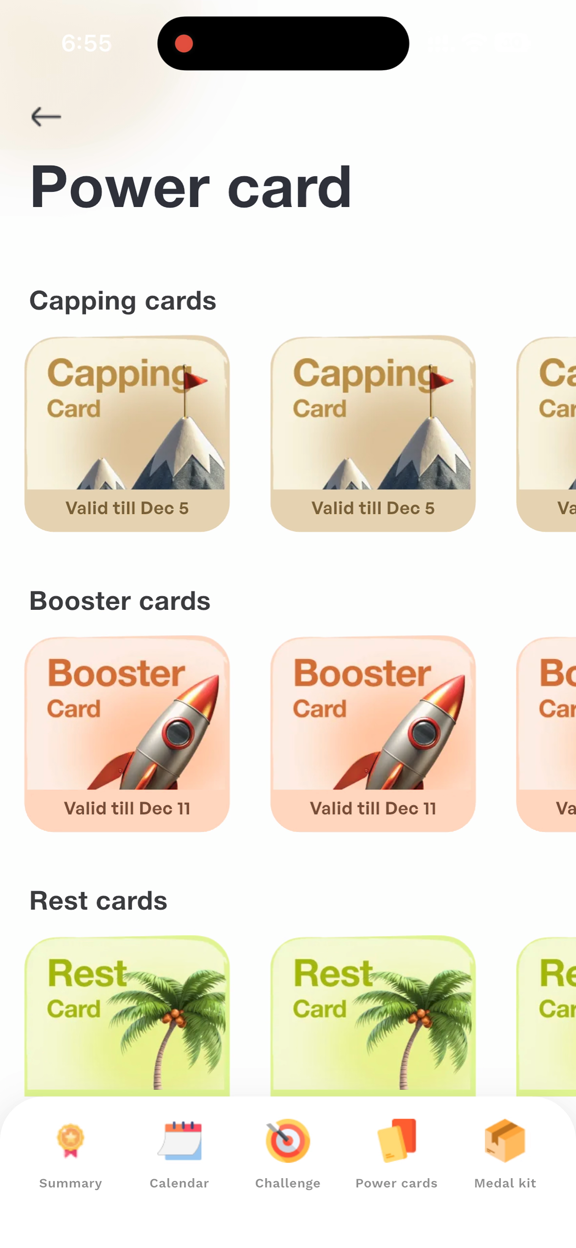
#> input picture work/HV-CappingCard/frames/f_002.png, 576 x 1248 px; its folder holds 4 pictures in this run
$ python prep-capping-card-screens.py
#> lines starting #> are read from the running program, lines starting #| are printed output that depends on the picture; after the words box and inside, x2 and y2 are one past the last pixel; in counts of white or black regions, pixels touching at a corner belong together
#!/usr/bin/env python3
"""Screens for HV-CappingCard (Video 5) from recording IMG_7406.

    python3 scripts/recording-frames.py work/HV-CappingCard/IMG_7406.MP4 work/HV-CappingCard
    python3 scripts/prep-capping-card-screens.py

Frames are already SDR (HDR tone-mapped by recording-frames.py), 576 x 1248. This recording has no floating
recorder tab, so the only cleanup is the Power card carousel: the third card of each row is cut off by the right
edge (design.md Don'ts), so that column is painted out with the page background.

  05  Power card (f_002, 0:03): Capping / Booster / Rest cards, third column painted out
  06  Capping Card screen, top (f_003, 0:07): 15,000 -> 25,000, deficit 58,541 -> 48,541 (same frame as
      Video 4's slide 11, public/screens/HV-BoosterCard/11.png)
  10  "Select your capping day" sheet (f_008, 0:25): 15,000 -> 25,000, upcoming 7 days, 25 Nov selected.
      Used as an S3 close-up of the bottom of the screen, so the dimmed page above the sheet stays out of view.
"""
import os
import numpy as np
from PIL import Image

ROOT = os.path.dirname(os.path.dirname(os.path.abspath(__file__)))
W = os.path.join(ROOT, "work/HV-CappingCard")
FR = os.path.join(W, "frames")


def load(name):
#> called with name = 'f_002'
    return np.array(Image.open(os.path.join(FR, name + ".png")).convert("RGB"))
#> returned value is the input picture: shape (1248, 576, 3); mean R, G, B 235.3, 229.4, 214.9


def save(a, n):
    Image.fromarray(a).save(os.path.join(W, n + ".png"))
    print(n, a.shape)


# 05 · Power card: paint out the half-visible third card in each row (x >= 505), from the Capping row
# down to the tab bar. The page there is flat off-white; copy it from the clean strip just left of the cut.
a = load("f_002")
# Fill row by row from the clean strip at x 488-500 (between the 2nd card and the cut), so the page's faint
# shading and the tab bar's soft shadow continue unbroken.
for y in range(300, 1098):
    a[y, 505:] = np.median(a[y, 488:501], axis=0).astype(np.uint8)
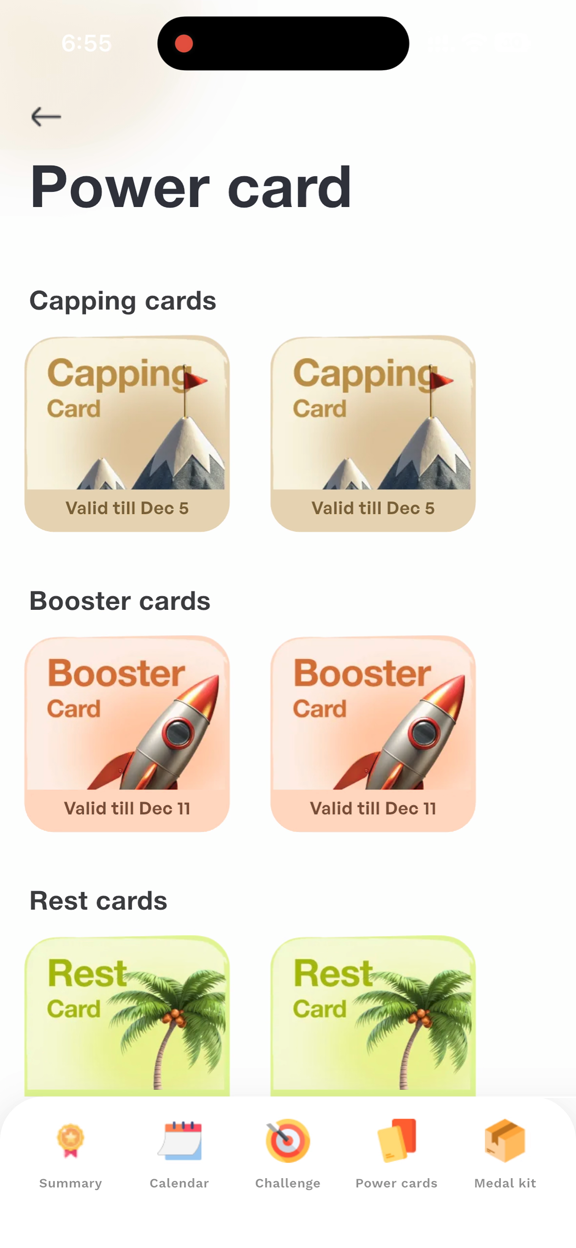
#> a: shape (1248, 576, 3); 4.68% of pixels changed, all inside (x1, y1, x2, y2) = (514, 335, 576, 1098)
# blend the seam over 8 px
for i, x in enumerate(range(497, 505)):
    t = (i + 1) / 9
    a[300:1098, x] = (a[300:1098, x] * (1 - t) + a[300:1098, 505] * t).astype(np.uint8)
#> a: shape (1248, 576, 3); under 0.01% of pixels changed, all inside (x1, y1, x2, y2) = (497, 1078, 498, 1097)
save(a, "05")
#| 05 (1248, 576, 3)

save(load("f_003"), "06")
#> call 2 of load, with name = 'f_003'
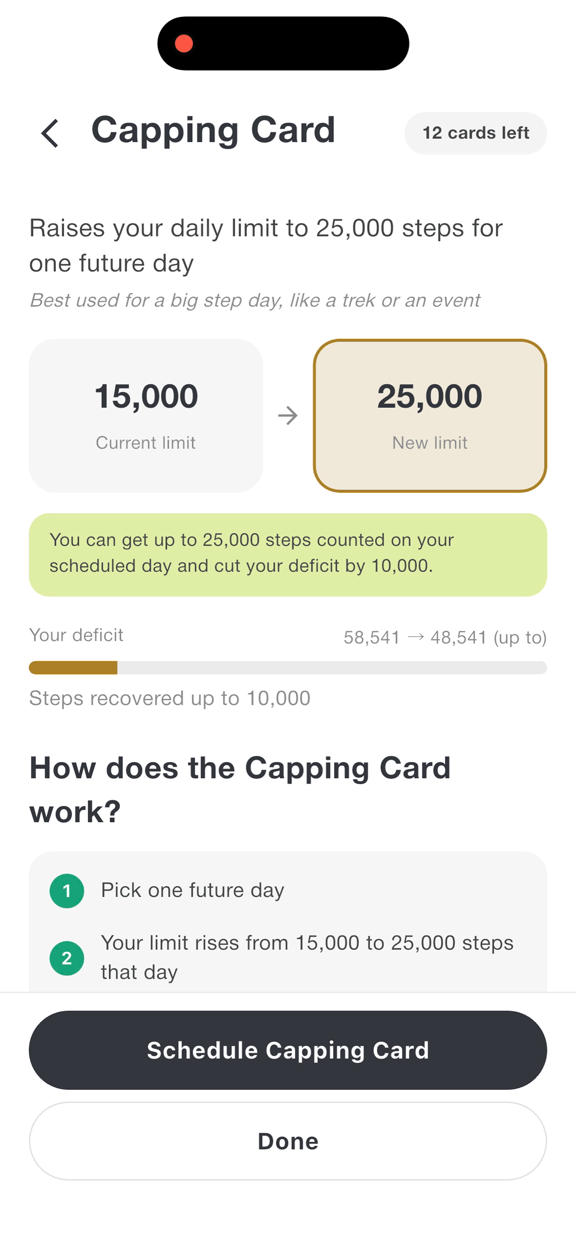
#> input picture work/HV-CappingCard/frames/f_003.png, 576 x 1248 px
#> in load, returned value is the input picture: shape (1248, 576, 3); mean R, G, B 229, 229.8, 225
#| 06 (1248, 576, 3)
save(load("f_008"), "10")
#> (the run stopped early here; a loop or call above may not have finished)
